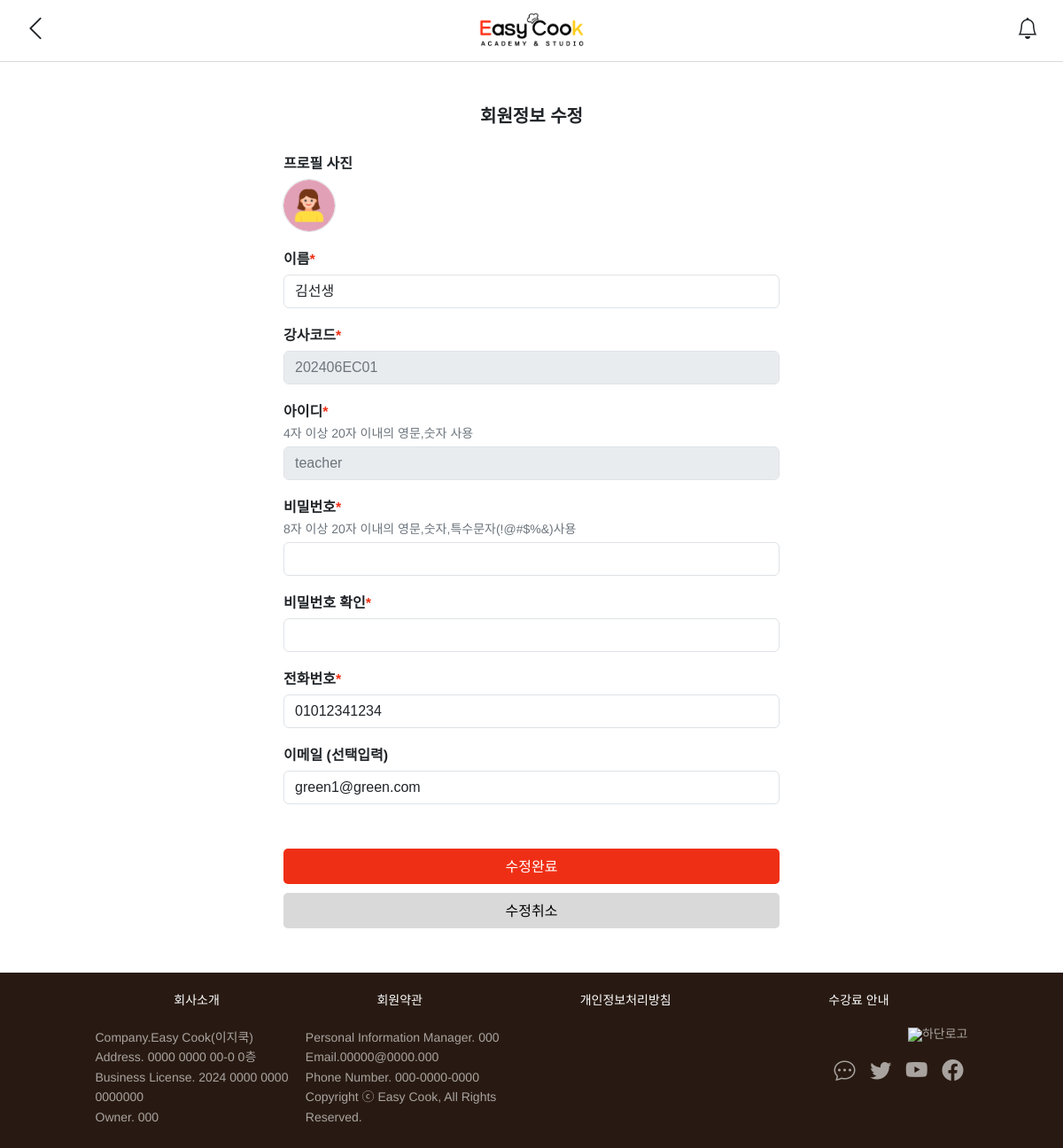
The page /03_구현/register_edit.php (signed in) on the database its author committed.
### tables this page shows
CREATE TABLE `register` (
  `no` int NOT NULL,
  `profile` varchar(255) NOT NULL DEFAULT '',
  `id` varchar(20) NOT NULL DEFAULT '',
  `password` varchar(255) NOT NULL DEFAULT '',
  `name` varchar(255) NOT NULL DEFAULT '',
  `phone` varchar(20) NOT NULL DEFAULT '',
  `email` varchar(255) NOT NULL DEFAULT '',
  `teacher_code` varchar(255) NOT NULL DEFAULT '',
  `datetime` datetime NOT NULL DEFAULT CURRENT_TIMESTAMP
);

### 03_구현/register_edit.php (the view, shortened to what this page needs)
<?php
  include('./php/include/dbconn.php');
  $id = $_SESSION['id'];
  $sql = "SELECT * FROM register WHERE id = '$id'";
  $result = mysqli_query($conn, $sql);
  $row = mysqli_fetch_assoc($result);
  $teacher_code = $row['teacher_code'];
?>
<!DOCTYPE html>
<html lang="ko">
<head>
  <?php include('./php/include/head.php'); ?>
</head>
<body>
  <?php include('./php/include/header_sub.php');?>
  <main>
    <section>
      <h2>회원정보 수정</h2>
      <form id="register_form" action="./php/register_edit_update.php" method="post" enctype="multipart/form-data">
        <div class="mt-4 mb-2">
          <label for="profile" class="form-label">프로필 사진</label>
          <div class="input-group">
            <label class="input-group-text" for="profile">
              <img id="preview" src="./uploads/profile/<?php echo $row['profile']; ?>" alt="프로필 미리보기" style="max-width: 80px; display: block;">
            </label>
          </div>
        </div>
        <div class="mt-4 mb-2">
          <label for="name" class="form-label">이름<span style="color:var(--red);">*</span></label>
          <input type="text" class="form-control" id="name" name="name" value="<?php echo $row['name']; ?>">
        </div>
        <?php if (!empty($teacher_code)): ?>
          <div class="mt-4 mb-2">
            <label for="teacher_code" class="form-label">강사코드<span style="color:var(--red);">*</span></label>
            <input type="text" class="form-control text-secondary" id="teacher_code" name="teacher_code" value="<?php echo $row['teacher_code']; ?>" disabled>
          </div>
        <?php endif; ?>
        <div class="mt-4 mb-2">
          <label for="id" class="form-label">아이디<span style="color:var(--red);">*</span></label>
          <small class="d-block text-secondary mb-2" style="font-size: 14px;">4자 이상 20자 이내의 영문,숫자 사용</small>
          <input type="text" class="form-control text-secondary" id="id" name="id" value="<?php echo $row['id']; ?>" disabled>
        </div>
        <div class="mt-4 mb-2">
          <label for="password" class="form-label">비밀번호<span style="color:var(--red);">*</span></label>
          <small class="d-block text-secondary mb-2" style="font-size: 14px;">8자 이상 20자 이내의 영문,숫자,특수문자(!@#$%&amp;)사용</small>
          <input type="password" class="form-control" id="password" name="password" autocomplete="new-password">
        </div>
        <div class="mt-4 mb-2">
          <label for="password2" class="form-label">비밀번호 확인<span style="color:var(--red);">*</span></label>
          <input type="password" class="form-control" id="password2" name="password2" autocomplete="new-password">
        </div>
        <div class="mt-4 mb-2">
          <label for="phone" class="form-label">전화번호<span style="color:var(--red);">*</span></label>
          <input type="text" class="form-control" id="phone" name="phone" value="<?php echo $row['phone']; ?>">
        </div>
        <div class="mt-4 mb-2">
          <label for="email" class="form-label">이메일 (선택입력)</label>
          <input type="email" class="form-control" id="email" name="email" placeholder="email@example.com" value="<?php echo $row['email']; ?>">
        </div>
        <div class="btn-box-l" style="margin-top: 50px;">
          <button type="submit" class="btn-l">수정완료</button>
          <button type="button" class="btn-l" onclick="location.href='./mypage.php'">수정취소</button>
        </div>
      </form>
    </section>
  </main>
<?php include('./php/include/footer.php');?>
</body>
</html>

### 03_구현/css/base.css (style rules this page uses)
:root { --fs-xsmall: 0.75rem; --fs-small: 0.875rem; --fs-medium: 1rem; --fs-medium-large: 1.125rem; --fs-large: 1.25rem; --fs-xlarge: 1.5rem; --fw-thin: 100; --fw-light: 400; --fw-normal: 500; --fw-semi-bold: 600; --fw-bold: 700; --red: #EF2F15; --yellow: #FFCC18; --green: #26A450; --darkbrown: #281A12; --gray: #D9D9D9; --light-gray: #EFEFEF; --white: #ffffff; --black: #000000; --p_20: 20px; --m_50: 50px; }

### 03_구현/css/common.css (style rules this page uses)
body { font-family: "Pretendard", Arial, Helvetica, sans-serif; text-rendering: geometricPrecision; margin-bottom: 60px; }
@media (min-width: 1025px) { body { margin-bottom: 0px; } }
main { margin-top: 70px; }
html { font-size: 16px; }
.button, .btn-box-l .btn-l, .btn-box-s .btn-s { width: 100%; height: 40px; text-align: center; line-height: 40px; border: none; border-radius: 5px; }
.button:nth-child(1), .btn-box-l .btn-l:nth-child(1), .btn-box-s .btn-s:nth-child(1) { background: #EF2F15; color: #ffffff; }
.button:nth-child(2), .btn-box-l .btn-l:nth-child(2), .btn-box-s .btn-s:nth-child(2) { background: #D9D9D9; color: #000000; }
.btn-box-l { width: 100%; display: flex; flex-wrap: wrap; gap: 10px; }

### 03_구현/register_edit.php (style rules this page uses)
section { max-width: 600px; margin: 0 auto; padding: 0 20px; margin-bottom: 50px; }
section > h2 { text-align: center; font-size: var(--fs-large); font-weight: var(--fw-bold); padding: 50px 0 10px 0; }
form label { font-size: var(--fs-medium); font-weight: 600; }
.input-group-text { background-color: #fff !important; font-size: 1.5rem; color: #ccc; border-radius: 50% !important; width: 60px; height: 60px; justify-content: center; overflow: hidden; cursor: pointer; position: relative; }
#preview { position: absolute; width: 100%; height: 100%; object-fit:cover; }
#email::placeholder { font-size: var(--fs-small); font-weight: var(--fs-light);; }

### rows shown on the page
register: profile (picture), name "김선생", teacher_code "202406EC01", id "teacher", phone "01012341234", email "green1@green.com"
